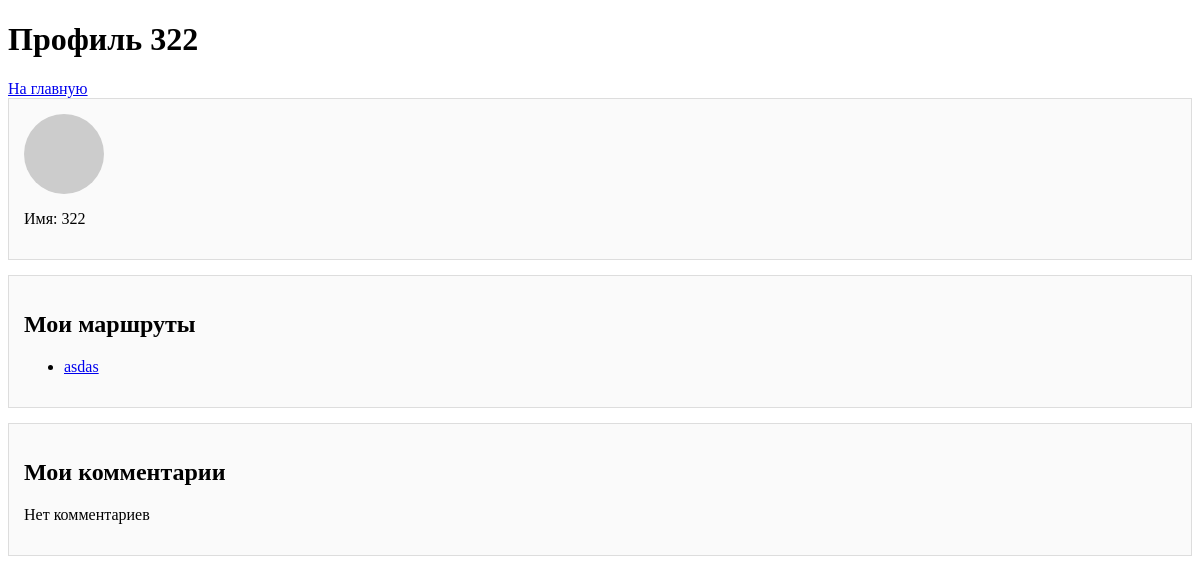
Before: /user/1 (signed in) with the older database file.
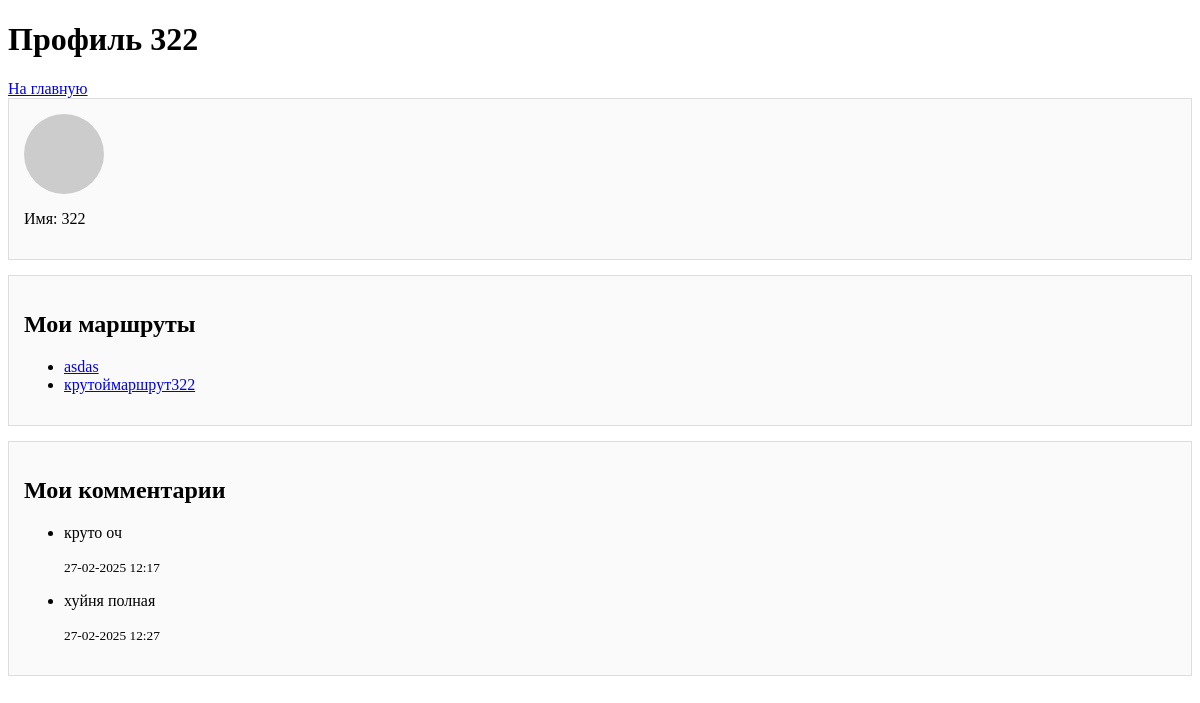
After: the same page with the newer database file.
### app.py (models this page shows, shortened)
class User(db.Model, UserMixin):
    id = db.Column(db.Integer, primary_key=True)
    username = db.Column(db.String(50), unique=True, nullable=False)
    password = db.Column(db.String(200), nullable=False)
    avatar_url = db.Column(db.String(300))  # опционально

class Route(db.Model):
    __tablename__ = 'route'
    id = db.Column(db.Integer, primary_key=True)
    title = db.Column(db.String(100), nullable=False)
    description = db.Column(db.Text)
    is_private = db.Column(db.Boolean, default=False)
    moderated = db.Column(db.Boolean, default=False)
    created_at = db.Column(db.DateTime, default=datetime.utcnow)
    updated_at = db.Column(db.DateTime, default=datetime.utcnow, onupdate=datetime.utcnow)
    user_id = db.Column(db.Integer, db.ForeignKey('user.id'))
    photos = db.relationship('Photo', backref='route', lazy=True)
    comments = db.relationship('Comment', backref='route', lazy=True)
    changes = db.relationship('ChangeHistory', backref='route', lazy=True)
    landmarks = db.relationship('Landmark', backref='route', lazy=True)
    points = db.Column(db.Text, nullable=True)
    allMarkers = db.Column(db.Text, nullable=True)
    likes = db.relationship('Like', backref='route', lazy='dynamic')
    ratings = db.relationship('Rating', backref='route', lazy='dynamic')

class Comment(db.Model):
    id = db.Column(db.Integer, primary_key=True)
    text = db.Column(db.Text, nullable=False)
    rating = db.Column(db.Integer)
    created_at = db.Column(db.DateTime, default=datetime.utcnow)
    user_id = db.Column(db.Integer, db.ForeignKey('user.id'))
    route_id = db.Column(db.Integer, db.ForeignKey('route.id'))

### app.py (the view)
@app.route('/user/<int:user_id>')
@login_required
def user_profile(user_id):
    user = User.query.get_or_404(user_id)
    comments = Comment.query.filter_by(user_id=user.id).all()
    routes = Route.query.filter_by(user_id=user.id).all()
    return render_template('user_profile.html', user=user, comments=comments, routes=routes)

### app.py (called while the page is built)
@login_manager.user_loader
def load_user(user_id):
    return User.query.get(int(user_id))

### templates/user_profile.html (shortened to what this page needs)
<!DOCTYPE html>
<html lang="ru">
<head>
  <link rel="stylesheet" href="{{ url_for('static', filename='css/styles.css') }}">
</head>
<body>
  <header>
    <h1>Профиль {{ user.username }}</h1>
    <a href="{{ url_for('index') }}">На главную</a>
  </header>
  <main>
    <div class="profile-section">
      <div class="avatar">
      </div>
      <div>
        <p>Имя: {{ user.username }}</p>
      </div>
    </div>
    <div class="profile-section">
      <h2>Мои маршруты</h2>
      {% if routes %}
        <ul>
          {% for route in routes %}
            <li>
              <a href="{{ url_for('view_route', route_id=route.id) }}">{{ route.title }}</a>
            </li>
          {% endfor %}
        </ul>
      {% else %}
        <p>Нет маршрутов</p>
      {% endif %}
    </div>
    <div class="profile-section">
      <h2>Мои комментарии</h2>
      {% if comments %}
        <ul>
          {% for comment in comments %}
            <li>
              <p>{{ comment.text }}</p>
              <small>{{ comment.created_at.strftime("%d-%m-%Y %H:%M") }}</small>
            </li>
          {% endfor %}
        </ul>
      {% else %}
        <p>Нет комментариев</p>
      {% endif %}
    </div>
  </main>
</body>
</html>

### templates/user_profile.html (style rules this page uses)
.profile-section { border: 1px solid #ddd; padding: 15px; margin-bottom: 15px; background: #fafafa; }
.avatar { width: 80px; height: 80px; border-radius: 50%; background: #ccc; display: inline-block; vertical-align: middle; margin-right: 10px; }

Changed rows visible on the page:
added Route: title "крутоймаршрут322"
added Comment: text "круто оч", created_at "27-02-2025 12:17"
added Comment: text "хуйня полная", created_at "27-02-2025 12:27"
Other visible differences:
text no longer shown: "Нет комментариев"
